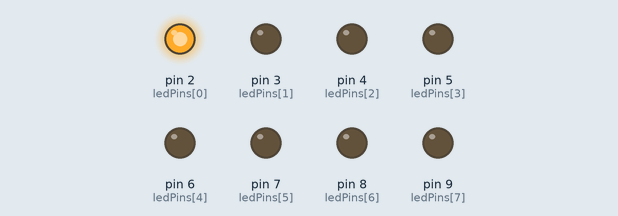
Bench run of a sketch on a simulated Arduino Uno, built with avr-gcc and run on an emulated ATmega328P. Shown: output pins drawn as LEDs (lit = HIGH).

Above: at 0.05 s.
At 1.65 s:
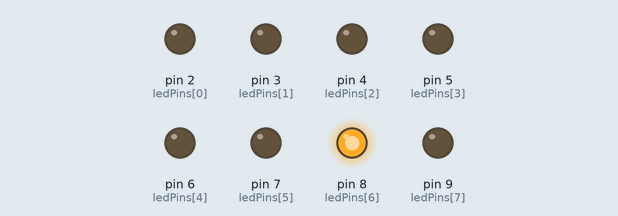
At 3.05 s:
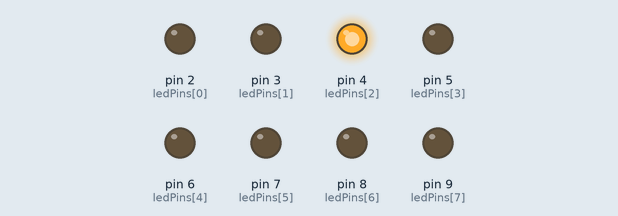
At 5.85 s:
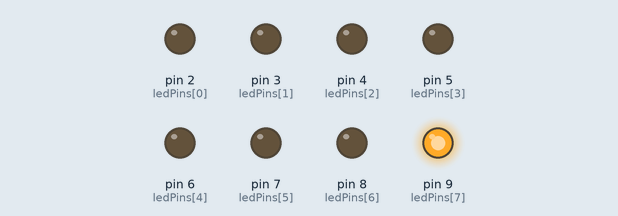
At 8.25 s:
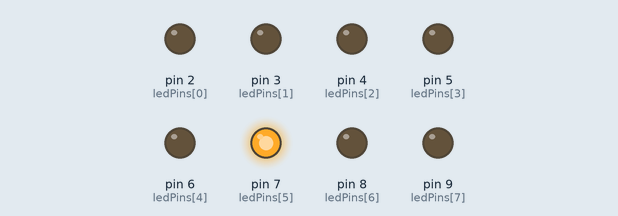
At 11.35 s:
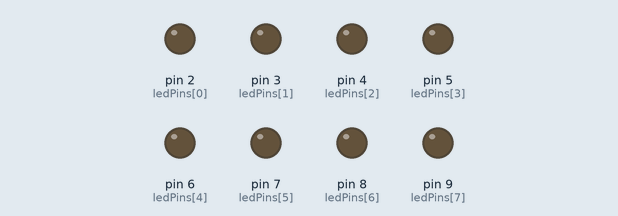
Timing chart, 0 to 11.7 s (numbered marks = the images above):
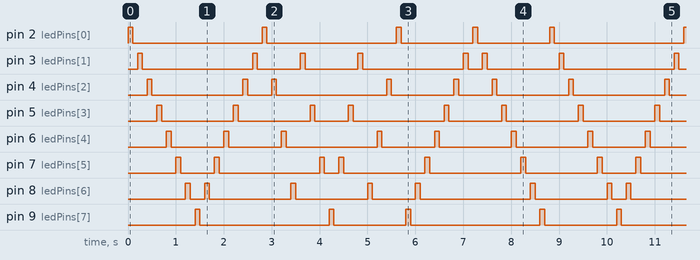

Measured:
- by itself, pin 2 (ledPins[0]): repeats every 8.8 s: 2 × (LOW 2.7 s, HIGH 0.10 s), 2 × (LOW 1.5 s, HIGH 0.10 s)
- by itself, pin 9 (ledPins[7]): repeats every 4.4 s: LOW 2.7 s, HIGH 0.10 s, LOW 1.5 s, HIGH 0.10 s
- by itself, pin 6 (ledPins[4]): repeats every 8.8 s: 2 × (LOW 1.1 s, HIGH 0.10 s), LOW 1.9 s, HIGH 0.10 s, LOW 1.1 s, 2 × (HIGH 0.10 s, LOW 1.5 s), HIGH 0.10 s
- by itself, pin 5 (ledPins[3]): repeats every 8.8 s: 2 × (LOW 1.5 s, HIGH 0.10 s), LOW 0.70 s, HIGH 0.10 s, LOW 1.9 s, HIGH 0.10 s, LOW 1.1 s, HIGH 0.10 s, LOW 1.5 s, HIGH 0.10 s

The sketch:

Blink_Lib_LedPins.ino
```cpp
#include "BlinkLED.h"
int ledPins[] = {2, 3, 4, 5, 6, 7, 8, 9};
#define Delay 100

void setup()
{
  for(int i = 0; i <= 7; i++)
    pinMode(ledPins[i], OUTPUT); // declare LED pins as output
}

void loop()
{
  for(int i = 0; i <= 7; i++)
    BlinkLED(ledPins[i], Delay);
  for(int i = 6; i >= 1; i--)
    BlinkLED(ledPins[i], Delay);
  for(int i = 0; i <= 7; i+=2)
    BlinkLED(ledPins[i], Delay);
  for(int i = 1; i <= 7; i+=2)
    BlinkLED(ledPins[i], Delay);
  for(int i = 5; i >= 0; i-=2)
    BlinkLED(ledPins[i], Delay);
  for(int i = 6; i >= 0; i-=2)
    BlinkLED(ledPins[i], Delay);
  for(int i = 7; i >= 0; i--)
    BlinkLED(ledPins[i], Delay);
  for(int i = 1; i <= 7; i++)
    BlinkLED(ledPins[i], Delay);
}
```
